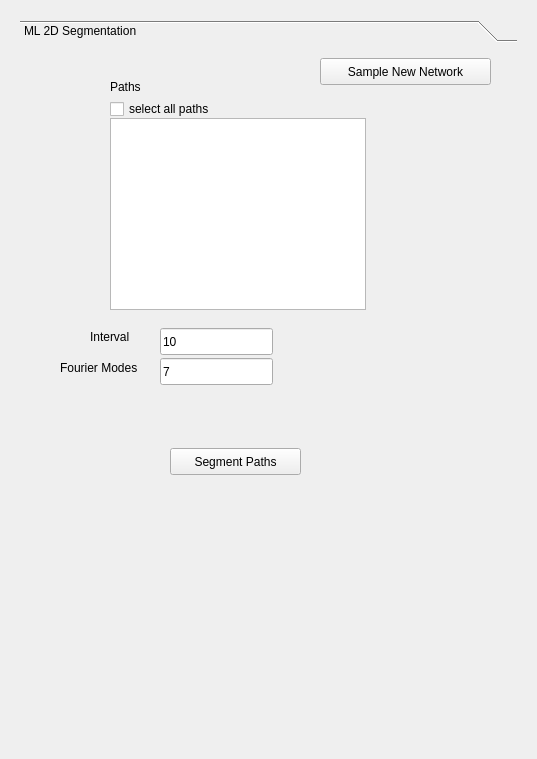
<?xml version="1.0" encoding="UTF-8"?>
<ui version="4.0">
 <class>svML</class>
 <widget class="QWidget" name="svML">
  <property name="geometry">
   <rect>
    <x>0</x>
    <y>0</y>
    <width>537</width>
    <height>759</height>
   </rect>
  </property>
  <property name="sizePolicy">
   <sizepolicy hsizetype="Preferred" vsizetype="Preferred">
    <horstretch>0</horstretch>
    <verstretch>0</verstretch>
   </sizepolicy>
  </property>
  <layout class="QVBoxLayout" name="verticalLayout_2">
   <item>
    <widget class="QWidget" name="widget_4" native="true">
     <property name="sizePolicy">
      <sizepolicy hsizetype="Preferred" vsizetype="Preferred">
       <horstretch>0</horstretch>
       <verstretch>0</verstretch>
      </sizepolicy>
     </property>
     <property name="minimumSize">
      <size>
       <width>0</width>
       <height>200</height>
      </size>
     </property>
     <layout class="QVBoxLayout" name="verticalLayout_6">
      <item>
       <widget class="QToolBox" name="toolBox">
        <property name="sizePolicy">
         <sizepolicy hsizetype="Preferred" vsizetype="Preferred">
          <horstretch>0</horstretch>
          <verstretch>0</verstretch>
         </sizepolicy>
        </property>
        <property name="currentIndex">
         <number>0</number>
        </property>
        <widget class="QWidget" name="segPage">
         <property name="geometry">
          <rect>
           <x>0</x>
           <y>0</y>
           <width>501</width>
           <height>692</height>
          </rect>
         </property>
         <attribute name="label">
          <string>ML 2D Segmentation</string>
         </attribute>
         <widget class="QPushButton" name="msgButton_2">
          <property name="geometry">
           <rect>
            <x>150</x>
            <y>400</y>
            <width>131</width>
            <height>27</height>
           </rect>
          </property>
          <property name="text">
           <string>Segment Paths</string>
          </property>
         </widget>
         <widget class="QLabel" name="label">
          <property name="geometry">
           <rect>
            <x>90</x>
            <y>30</y>
            <width>67</width>
            <height>17</height>
           </rect>
          </property>
          <property name="text">
           <string>Paths</string>
          </property>
         </widget>
         <widget class="QListWidget" name="pathList">
          <property name="geometry">
           <rect>
            <x>90</x>
            <y>70</y>
            <width>256</width>
            <height>192</height>
           </rect>
          </property>
         </widget>
         <widget class="QLineEdit" name="intervalEdit">
          <property name="geometry">
           <rect>
            <x>140</x>
            <y>280</y>
            <width>113</width>
            <height>27</height>
           </rect>
          </property>
          <property name="text">
           <string>10</string>
          </property>
         </widget>
         <widget class="QLabel" name="intervalLabel">
          <property name="geometry">
           <rect>
            <x>70</x>
            <y>280</y>
            <width>67</width>
            <height>17</height>
           </rect>
          </property>
          <property name="text">
           <string>Interval</string>
          </property>
         </widget>
         <widget class="QLineEdit" name="fourierEdit">
          <property name="geometry">
           <rect>
            <x>140</x>
            <y>310</y>
            <width>113</width>
            <height>27</height>
           </rect>
          </property>
          <property name="text">
           <string>7</string>
          </property>
         </widget>
         <widget class="QLabel" name="fourierLabel">
          <property name="geometry">
           <rect>
            <x>40</x>
            <y>310</y>
            <width>101</width>
            <height>20</height>
           </rect>
          </property>
          <property name="text">
           <string>Fourier Modes</string>
          </property>
         </widget>
         <widget class="QCheckBox" name="selectAllPathsCheckBox">
          <property name="geometry">
           <rect>
            <x>90</x>
            <y>50</y>
            <width>131</width>
            <height>22</height>
           </rect>
          </property>
          <property name="text">
           <string>select all paths</string>
          </property>
         </widget>
         <widget class="QPushButton" name="sampleNetButton">
          <property name="geometry">
           <rect>
            <x>300</x>
            <y>10</y>
            <width>171</width>
            <height>27</height>
           </rect>
          </property>
          <property name="text">
           <string>Sample New Network</string>
          </property>
         </widget>
        </widget>
       </widget>
      </item>
     </layout>
    </widget>
   </item>
  </layout>
 </widget>
 <resources/>
 <connections/>
</ui>
